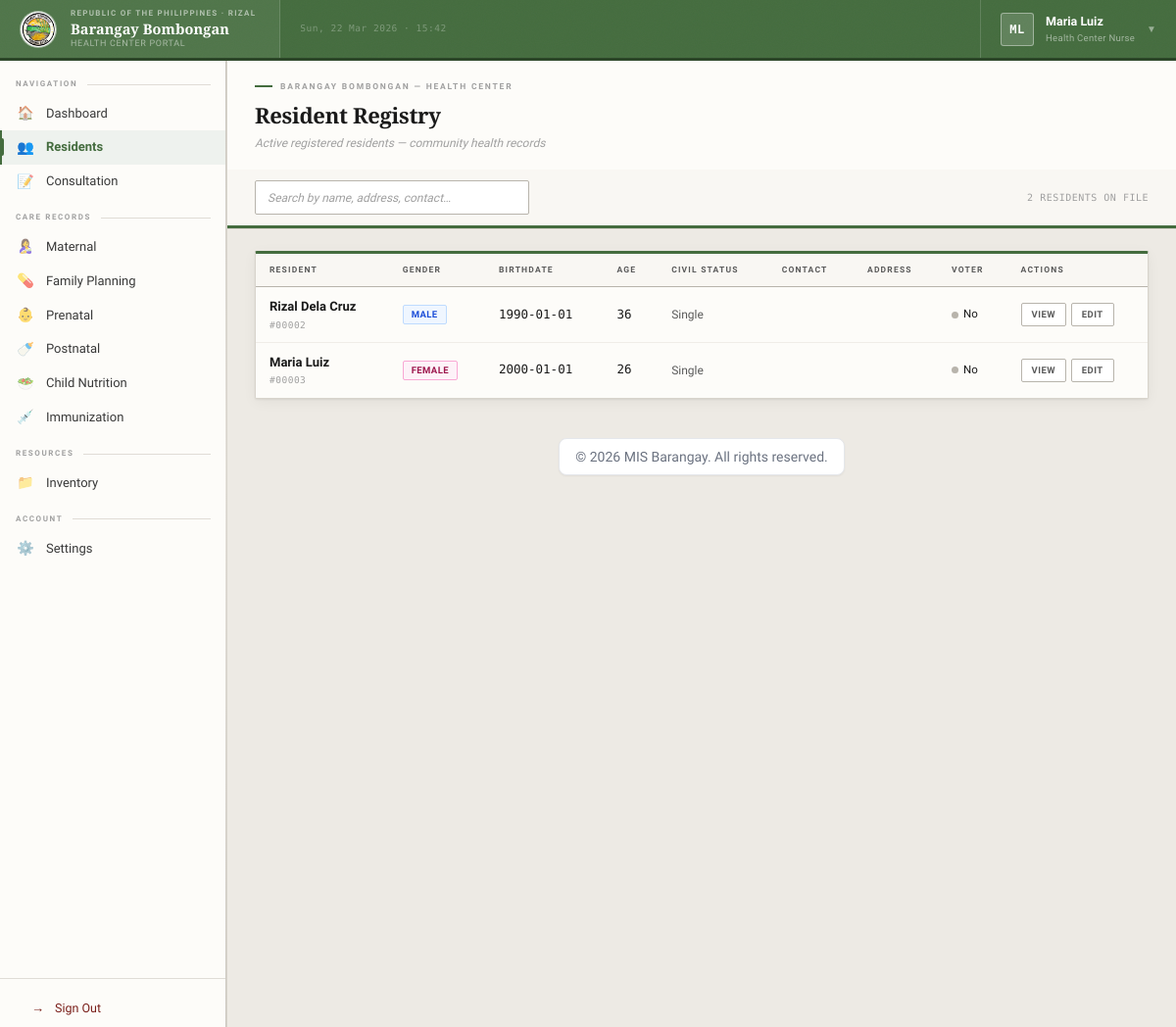
Screenshot of /hcnurse/resident/index.php (signed in) with the database file from the repository.
### tables this page shows
CREATE TABLE `residents` (
  `id` int unsigned NOT NULL AUTO_INCREMENT,
  `household_id` int unsigned DEFAULT NULL,
  `first_name` varchar(100) NOT NULL,
  `middle_name` varchar(100) DEFAULT NULL,
  `last_name` varchar(100) NOT NULL,
  `suffix` varchar(10) DEFAULT NULL,
  `gender` enum('Male','Female') NOT NULL,
  `birthdate` date NOT NULL,
  `birthplace` varchar(255) DEFAULT NULL,
  `civil_status` enum('Single','Married','Widowed','Separated') DEFAULT 'Single',
  `religion` varchar(100) DEFAULT NULL,
  `occupation` varchar(150) DEFAULT NULL,
  `citizenship` varchar(100) DEFAULT 'Filipino',
  `contact_no` varchar(20) DEFAULT NULL,
  `address` varchar(100) DEFAULT NULL,
  `voter_status` enum('Yes','No') DEFAULT 'No',
  `disability_status` enum('Yes','No') DEFAULT 'No',
  `remarks` text,
  `created_at` timestamp NULL DEFAULT CURRENT_TIMESTAMP,
  `updated_at` timestamp NULL DEFAULT CURRENT_TIMESTAMP ON UPDATE CURRENT_TIMESTAMP,
  `deleted_at` timestamp NULL DEFAULT NULL,
  PRIMARY KEY (`id`),
  KEY `fk_resident_household` (`household_id`),
  KEY `idx_deleted_at` (`deleted_at`),
  CONSTRAINT `fk_resident_household` FOREIGN KEY (`household_id`) REFERENCES `households` (`id`) ON DELETE SET NULL ON UPDATE CASCADE
);

### public/hcnurse/resident/index.php (the view, shortened to what this page needs)
<?php
require_once __DIR__ . '/../../../includes/app.php';
$stmt = $conn->prepare("SELECT * FROM residents WHERE deleted_at IS NULL ORDER BY last_name ASC, first_name ASC");
$stmt->execute();
$result = $stmt->get_result();
?>
<!DOCTYPE html>
<html lang="en">
<head>
</head>
<body class="bg-gray-100 h-screen overflow-hidden" style="display:none;">
    <?php include_once '../layout/navbar.php'; ?>
    <div class="flex h-full" style="background:var(--bg);">
        <?php include_once '../layout/sidebar.php'; ?>
        <main class="flex-1 h-screen overflow-y-auto res-page">
            <div class="doc-header">
                <div class="doc-header-inner">
                    <div>
                        <div class="doc-eyebrow">Barangay Bombongan — Health Center</div>
                        <div class="doc-title">Resident Registry</div>
                        <div class="doc-sub">Active registered residents — community health records</div>
                    </div>
                </div>
                <div class="res-toolbar">
                    <input type="text" class="res-search" id="resSearch" placeholder="Search by name, address, contact…">
                    <span style="font-family:var(--f-mono);font-size:10px;color:var(--ink-faint);letter-spacing:.5px;">
                        <?php
                        $cnt   = $conn->query("SELECT COUNT(*) c FROM residents WHERE deleted_at IS NULL");
                        $total = $cnt ? (int)$cnt->fetch_assoc()['c'] : 0;
                        echo number_format($total) . ' RESIDENTS ON FILE';
                        ?>
                    </span>
                </div>
            </div>
            <div class="res-table-wrap">
                <table id="residentsTable" class="display" style="width:100%;">
                    <thead>
                        <tr>
                            <th>Resident</th>
                            <th>Gender</th>
                            <th>Birthdate</th>
                            <th>Age</th>
                            <th>Civil Status</th>
                            <th>Contact</th>
                            <th>Address</th>
                            <th>Voter</th>
                            <th>Actions</th>
                        </tr>
                    </thead>
                    <tbody>
                        <?php if ($result): while ($row = $result->fetch_assoc()):
                            $name   = trim(implode(' ', array_filter([$row['first_name']??'', $row['middle_name']??'', $row['last_name']??'', $row['suffix']??''])));
                            $age    = AutoComputeAge($row['birthdate'] ?? '');
                            $gender = strtolower($row['gender'] ?? '');
                        ?>
                        <tr>
                            <td>
                                <div class="td-name"><?= htmlspecialchars($name) ?></div>
                                <div class="td-id">#<?= str_pad($row['id'], 5, '0', STR_PAD_LEFT) ?></div>
                            </td>
                            <td>
                                <span class="gender-chip <?= $gender === 'male' ? 'gc-male' : 'gc-female' ?>">
                                    <?= htmlspecialchars($row['gender'] ?? '—') ?>
                                </span>
                            </td>
                            <td class="td-mono"><?= htmlspecialchars($row['birthdate'] ?? '—') ?></td>
                            <td class="td-mono"><?= $age ?></td>
                            <td style="font-size:12px;color:var(--ink-muted);"><?= htmlspecialchars($row['civil_status'] ?? '—') ?></td>
                            <td class="td-mono" style="font-size:11px;"><?= htmlspecialchars($row['contact_no'] ?? '—') ?></td>
                            <td style="font-size:12px;color:var(--ink-muted);max-width:160px;white-space:nowrap;overflow:hidden;text-overflow:ellipsis;">
                            </td>
                            <td>
                                <span class="voter-dot <?= $row['voter_status'] === 'Yes' ? 'vd-yes' : 'vd-no' ?>">
                                    <?= $row['voter_status'] === 'Yes' ? 'Yes' : 'No' ?>
                                </span>
                            </td>
                            <td>
                                <div class="td-actions">
                                    <button class="act-btn act-view view-btn" data-id="<?= $row['id'] ?>">View</button>
                                    <button class="act-btn act-edit edit-btn" data-id="<?= $row['id'] ?>">Edit</button>
                                </div>
                            </td>
                        </tr>
                        <?php endwhile; endif; ?>
                    </tbody>
                </table>
            </div>
        </main>
    </div>
</body>
</html>

### public/assets/css/style.css (style rules this page uses)
.flex { display: flex; }
.h-full { height: 100%; }
.h-screen { height: 100vh; }
.flex-1 { flex: 1; }
.overflow-hidden { overflow: hidden; }
.overflow-y-auto { overflow-y: auto; }
input[type="text"], input[type="email"], input[type="password"], input[type="search"], input[type="tel"], input[type="url"], textarea, select { autocomplete: off; }
input[type="text"], input[type="email"], input[type="password"], input[type="search"], input[type="tel"], input[type="url"], textarea, select { -webkit-autocomplete: off !important; -moz-autocomplete: off !important; -ms-autocomplete: off !important; autocomplete: off !important; -webkit-appearance: none; -webkit-user-select: text; }

### public/hcnurse/layout/navbar.php (style rules this page uses)
:root { --nb-accent: var(--theme-primary, #2d5a27); --nb-accent-dk: color-mix(in srgb, var(--nb-accent) 65%, black); --nb-paper: #fdfcf9; --nb-ink: #1a1a1a; --nb-muted: #5a5a5a; --nb-faint: #a0a0a0; --nb-rule: #d8d4cc; --nb-rule-dk: #b0aba0; --nb-font-s: 'Source Serif 4', Georgia, serif; --nb-font-n: 'Source Sans 3', 'Segoe UI', sans-serif; --nb-font-m: 'Source Code Pro', 'Courier New', monospace; }

### rows the page displays
residents: name "Rizal Dela Cruz", id "00002", gender "MALE", birthdate "1990-01-01", birthdate "36", civil_status "Single", voter_status "No"
residents: name "Maria Luiz", id "00003", gender "FEMALE", birthdate "2000-01-01", birthdate "26", civil_status "Single", voter_status "No"

### other values shown
$initials "ML"
$currentUser "Maria Luiz"
$icon "🤱"
$label "Maternal"
$icon "💊"
$label "Family Planning"
$icon "👶"
$label "Prenatal"
$icon "🍼"
$label "Postnatal"
$icon "🥗"
$label "Child Nutrition"
$icon "💉"
$label "Immunization"
$total "2"
